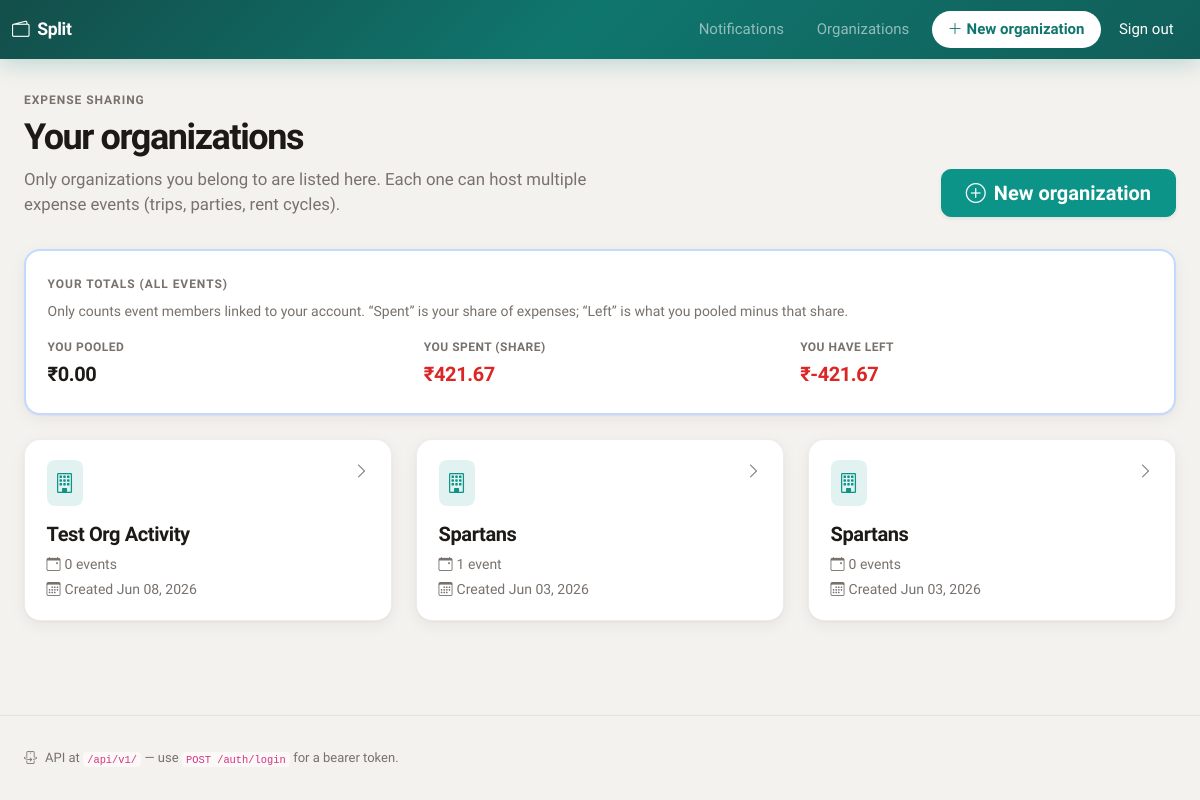
Page /orgs (signed in) on the earlier database version.
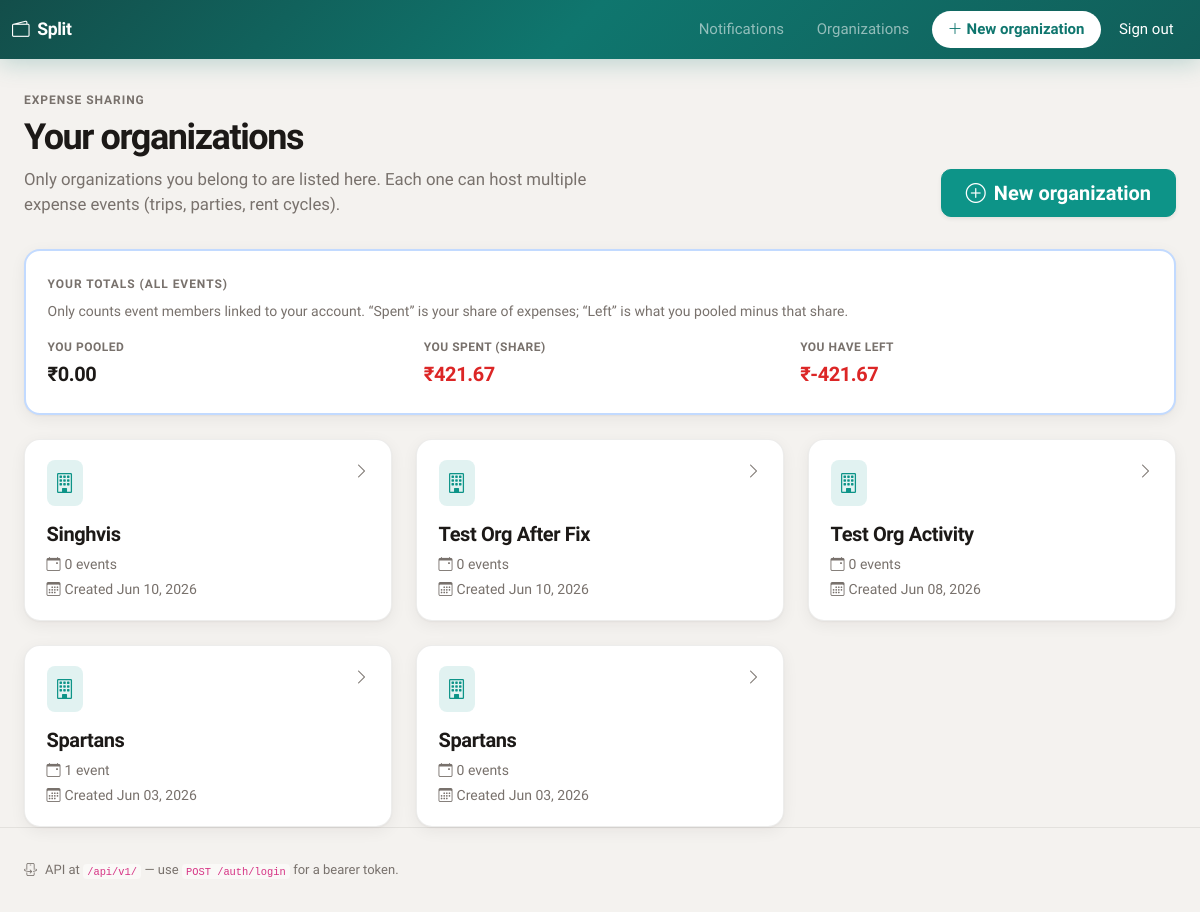
Same page on the later database version.
### app/models.py (models this page shows)
class Organization(Base):
    __tablename__ = "organizations"
    id: Mapped[int] = mapped_column(primary_key=True, autoincrement=True)
    name: Mapped[str] = mapped_column(String(200), nullable=False)
    created_by_user_id: Mapped[int | None] = mapped_column(
        ForeignKey("users.id"), nullable=True, index=True
    )
    created_at: Mapped[datetime] = mapped_column(DateTime, default=datetime.utcnow)
    members: Mapped[list["OrganizationMember"]] = relationship(
        back_populates="organization", cascade="all, delete-orphan"
    )
    events: Mapped[list["Event"]] = relationship(
        back_populates="organization", cascade="all, delete-orphan"
    )

### app/routers/web.py (the view)
@router.get("/orgs", response_class=HTMLResponse)
def page_orgs(request: Request, db: Session = Depends(get_db)):
    uid = require_session_user(request)
    if isinstance(uid, RedirectResponse):
        return uid
    orgs = services.list_organizations_for_user(db, uid)
    summary = services.user_personal_balance_summary(db, uid)
    return templates.TemplateResponse(
        request,
        "orgs.html",
        {
            "orgs": orgs,
            "title": "Your organizations",
            "summary": summary,
        },
    )

### templates/orgs.html (shortened to what this page needs)
{% extends "base.html" %}
{% block content %}
<div class="et-hero d-flex flex-column flex-lg-row align-items-lg-end justify-content-lg-between gap-3">
  <div>
    <p class="et-eyebrow mb-2">Expense sharing</p>
    <h1 class="et-hero-title">Your organizations</h1>
    <p class="et-hero-lead">Only organizations you belong to are listed here. Each one can host multiple expense events (trips, parties, rent cycles).</p>
  </div>
  <a href="/orgs/new" class="btn btn-primary btn-lg px-4 align-self-start align-self-lg-end shadow-sm">
    <i class="bi bi-plus-circle me-2"></i>New organization
  </a>
</div>
<div class="et-card mb-4 border-primary border-opacity-25" style="border-width: 2px;">
  <div class="et-card-body py-4">
    <p class="et-eyebrow mb-2">Your totals (all events)</p>
    <p class="small et-muted mb-3">Only counts event members linked to your account. “Spent” is your share of expenses; “Left” is what you pooled minus that share.</p>
    <div class="row g-4 align-items-end">
      <div class="col-md-4">
        <div class="et-metric">
          <span class="et-metric-label">You pooled</span>
          <span class="et-metric-value et-metric-value--pooled fs-5">{{ summary.total_contributed | money }}</span>
        </div>
      </div>
      <div class="col-md-4">
        <div class="et-metric">
          <span class="et-metric-label">You spent (share)</span>
          <span class="et-metric-value et-metric-value--expended fs-5">{{ summary.total_expended | money }}</span>
        </div>
      </div>
      <div class="col-md-4">
        <div class="et-metric">
          <span class="et-metric-label">You have left</span>
          <span class="et-metric-value fs-5 {% if summary.total_remaining >= 0 %}et-metric-value--remaining-pos{% else %}et-metric-value--remaining-neg{% endif %}">
            {{ summary.total_remaining | money }}
          </span>
        </div>
      </div>
    </div>
  </div>
</div>
{% if not orgs %}
<div class="et-empty">
  <div class="et-empty-icon"><i class="bi bi-building"></i></div>
  <h2 class="h5 fw-bold mb-2">No organizations yet</h2>
  <p class="et-muted mb-4 mx-auto" style="max-width: 24rem;">Create an organization for your family, team, or roommates. Then add events under it to track separate pools and expenses.</p>
  <a href="/orgs/new" class="btn btn-primary"><i class="bi bi-plus-lg me-2"></i>Create your first organization</a>
</div>
{% else %}
<div class="row g-4">
  {% for o in orgs %}
  <div class="col-md-6 col-xl-4">
    <a href="/orgs/{{ o.id }}" class="text-decoration-none text-reset d-block h-100 et-card et-card-interactive">
      <div class="et-card-body h-100 d-flex flex-column">
        <div class="d-flex justify-content-between align-items-start gap-2 mb-3">
          <div class="rounded-3 p-2 d-inline-flex" style="background: var(--et-accent-soft); color: var(--et-accent);">
            <i class="bi bi-building fs-5"></i>
          </div>
          <i class="bi bi-chevron-right et-muted"></i>
        </div>
        <h2 class="h5 fw-bold mb-2" style="letter-spacing: -0.02em;">{{ o.name }}</h2>
        <p class="small et-muted mb-1">
          <i class="bi bi-calendar-event me-1"></i>{{ o.events | length }} event{% if o.events | length != 1 %}s{% endif %}
        </p>
        <p class="small et-muted mb-0 mt-auto">
          <i class="bi bi-calendar3 me-1"></i>Created {{ o.created_at.strftime('%b %d, %Y') }}
        </p>
      </div>
    </a>
  </div>
  {% endfor %}
</div>
{% endif %}
{% endblock %}

### templates/base.html (shortened to what this page needs)
<!DOCTYPE html>
<html lang="en">
<head>
  <link href="https://cdn.jsdelivr.net/npm/bootstrap@5.3.3/dist/css/bootstrap.min.css" rel="stylesheet"
>
  <link href="https://cdn.jsdelivr.net/npm/bootstrap-icons@1.11.3/font/bootstrap-icons.min.css" rel="stylesheet">
  <link rel="stylesheet" href="{{ url_for('static', path='app.css') }}">
</head>
<body class="et-body d-flex flex-column min-vh-100">
  <nav class="navbar navbar-expand-lg navbar-dark et-navbar mb-0">
    <div class="container-xxl">
      <a class="navbar-brand" href="{% if request.session.get('user_id') %}/orgs{% else %}/auth/login{% endif %}">
        <i class="bi bi-wallet2" aria-hidden="true"></i>
        Split
      </a>
      <div class="collapse navbar-collapse" id="navMain">
        <ul class="navbar-nav ms-auto align-items-lg-center gap-lg-1">
          {% if request.session.get('user_id') %}
          <li class="nav-item">
            <a class="nav-link position-relative" href="/notifications">
              Notifications
            </a>
          </li>
          <li class="nav-item">
            <a class="nav-link" href="/orgs">Organizations</a>
          </li>
          <li class="nav-item">
            <a class="nav-link btn-nav-cta" href="/orgs/new"><i class="bi bi-plus-lg me-1"></i>New organization</a>
          </li>
          <li class="nav-item">
            <form method="post" action="/auth/logout" class="d-inline">
              <button type="submit" class="nav-link btn btn-link text-white border-0 p-2">Sign out</button>
            </form>
          </li>
          {% else %}
          <li class="nav-item"><a class="nav-link" href="/auth/login">Sign in</a></li>
          <li class="nav-item"><a class="nav-link btn-nav-cta" href="/auth/register">Register</a></li>
          {% endif %}
        </ul>
      </div>
    </div>
  </nav>
  <main class="et-main flex-grow-1 container-xxl px-3 px-lg-4">
    {% block content %}{% endblock %}
  </main>
  <footer class="et-footer mt-auto">
    <div class="container-xxl px-3 px-lg-4">
      <p class="mb-0 d-flex flex-wrap align-items-center gap-2">
        <i class="bi bi-phone-flip flex-shrink-0"></i>
        <span>API at <code>/api/v1/</code> — use <code>POST /auth/login</code> for a bearer token.</span>
      </p>
    </div>
  </footer>
</body>
</html>

### static/app.css (style rules this page uses)
:root { --et-bg: #f4f2ef; --et-bg-elevated: #ffffff; --et-surface-2: #faf9f7; --et-text: #1c1917; --et-text-muted: #78716c; --et-border: rgba(28, 25, 23, 0.08); --et-border-strong: rgba(28, 25, 23, 0.12); --et-accent: #0d9488; --et-accent-hover: #0f766e; --et-accent-soft: rgba(13, 148, 136, 0.12); --et-accent-2: #6366f1; --et-radius: 12px; --et-radius-sm: 10px; --et-radius-lg: 16px; --et-shadow: 0 1px 2px rgba(28, 25, 23, 0.04), 0 4px 16px rgba(28, 25, 23, 0.06); --et-shadow-hover: 0 8px 24px rgba(28, 25, 23, 0.08); --et-green: #059669; --et-green-soft: rgba(5, 150, 105, 0.12); --et-red: #dc2626; --et-red-soft: rgba(220, 38, 38, 0.1); --et-font: "Plus Jakarta Sans", system-ui, -apple-system, sans-serif; }
*, *::before, *::after { box-sizing: border-box; }
html { scroll-behavior: smooth; }
body.et-body { font-family: var(--et-font); background: var(--et-bg); color: var(--et-text); min-height: 100vh; -webkit-font-smoothing: antialiased; }
.et-navbar { background: linear-gradient(135deg, #134e4a 0%, #0f766e 48%, #115e59 100%); box-shadow: 0 4px 24px rgba(15, 118, 110, 0.25); padding-top: 0.65rem; padding-bottom: 0.65rem; }
.et-navbar .navbar-brand { font-weight: 700; letter-spacing: -0.02em; font-size: 1.1rem; display: flex; align-items: center; gap: 0.5rem; }
.et-navbar .nav-link { font-weight: 500; font-size: 0.9375rem; padding: 0.5rem 0.9rem !important; border-radius: 999px; transition: background 0.15s ease, color 0.15s ease; }
.et-navbar .btn-nav-cta { background: #fff; color: #0f766e !important; font-weight: 600; border-radius: 999px; padding: 0.45rem 1rem !important; margin-left: 0.25rem; }
.et-main { padding-top: 1.5rem; }
@media (min-width: 992px) { .et-main { padding-top: 2rem; } }
.et-eyebrow { font-size: 0.75rem; font-weight: 600; text-transform: uppercase; letter-spacing: 0.08em; color: var(--et-text-muted); margin-bottom: 0.35rem; }
.et-card { background: var(--et-bg-elevated); border: 1px solid var(--et-border); border-radius: var(--et-radius-lg); box-shadow: var(--et-shadow); transition: box-shadow 0.2s ease, transform 0.2s ease, border-color 0.2s ease; }
.et-card-body { padding: 1.25rem 1.35rem; }
.et-metric { display: flex; flex-direction: column; gap: 0.2rem; }
.et-metric-label { font-size: 0.75rem; font-weight: 600; text-transform: uppercase; letter-spacing: 0.04em; color: var(--et-text-muted); }
.et-metric-value { font-size: 1.125rem; font-weight: 700; font-variant-numeric: tabular-nums; letter-spacing: -0.02em; }
.et-metric-value--pooled { color: var(--et-text); }
.et-metric-value--expended { color: var(--et-red); }
.et-metric-value--remaining-neg { color: var(--et-red); }
.btn-primary { --bs-btn-bg: var(--et-accent); --bs-btn-border-color: var(--et-accent); --bs-btn-hover-bg: var(--et-accent-hover); --bs-btn-hover-border-color: var(--et-accent-hover); --bs-btn-active-bg: var(--et-accent-hover); --bs-btn-active-border-color: var(--et-accent-hover); font-weight: 600; border-radius: var(--et-radius-sm); padding: 0.5rem 1.15rem; }
.et-hero { margin-bottom: 2rem; }
.et-hero-title { font-weight: 800; letter-spacing: -0.04em; font-size: clamp(1.75rem, 4vw, 2.25rem); line-height: 1.15; color: var(--et-text); margin-bottom: 0.5rem; }
.et-hero-lead { color: var(--et-text-muted); font-size: 1.05rem; max-width: 36rem; margin-bottom: 0; }
.et-footer { margin-top: auto; padding: 2rem 0; border-top: 1px solid var(--et-border); color: var(--et-text-muted); font-size: 0.8125rem; }
.et-footer code { font-size: 0.8em; background: var(--et-surface-2); padding: 0.15em 0.4em; border-radius: 4px; }
.et-muted { color: var(--et-text-muted); }

Differences in the rows shown:
added Organization: name "Singhvis", events|length "0", created_at "Jun 10, 2026"
added Organization: name "Test Org After Fix", events|length "0", created_at "Jun 10, 2026"
